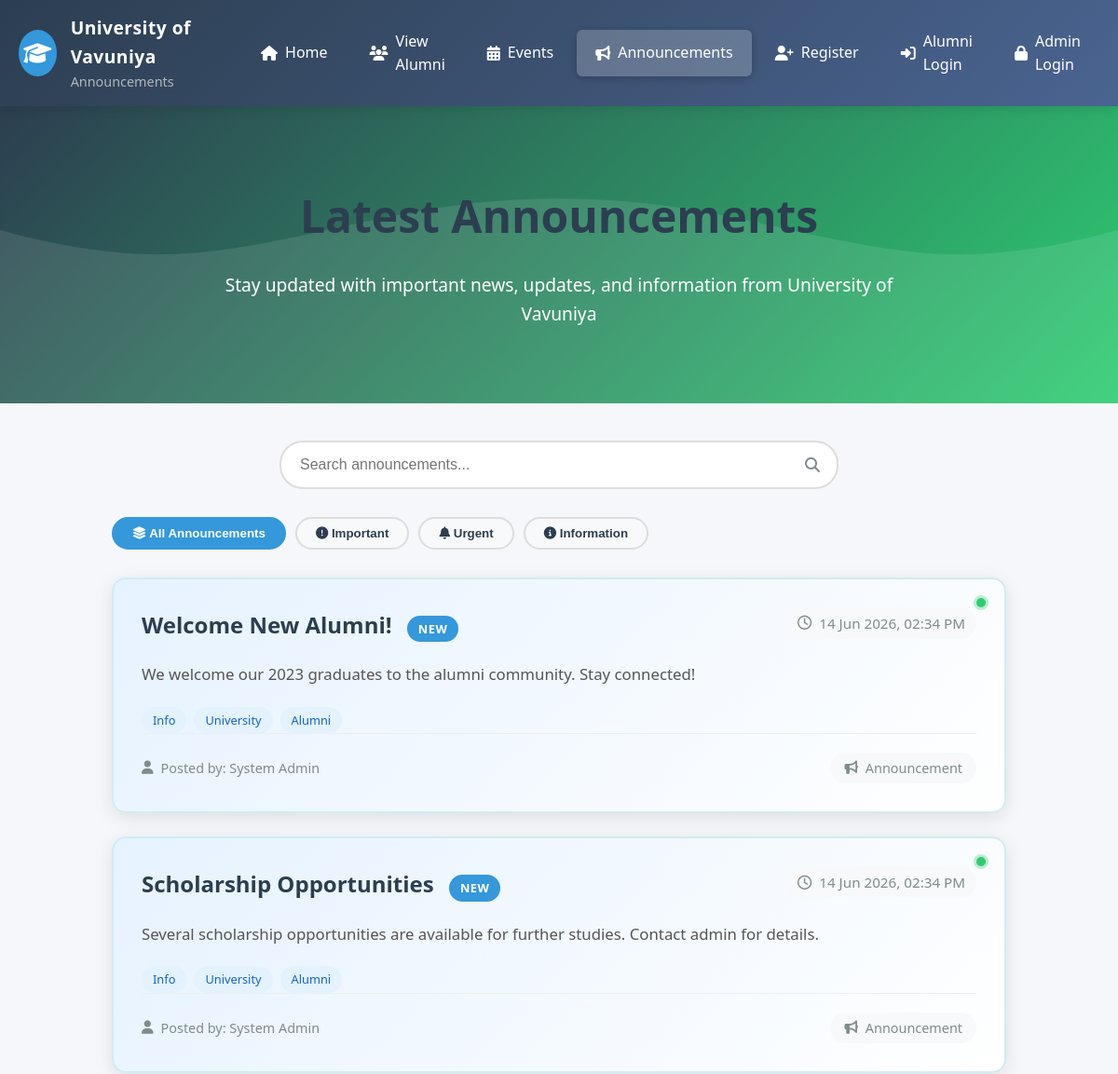
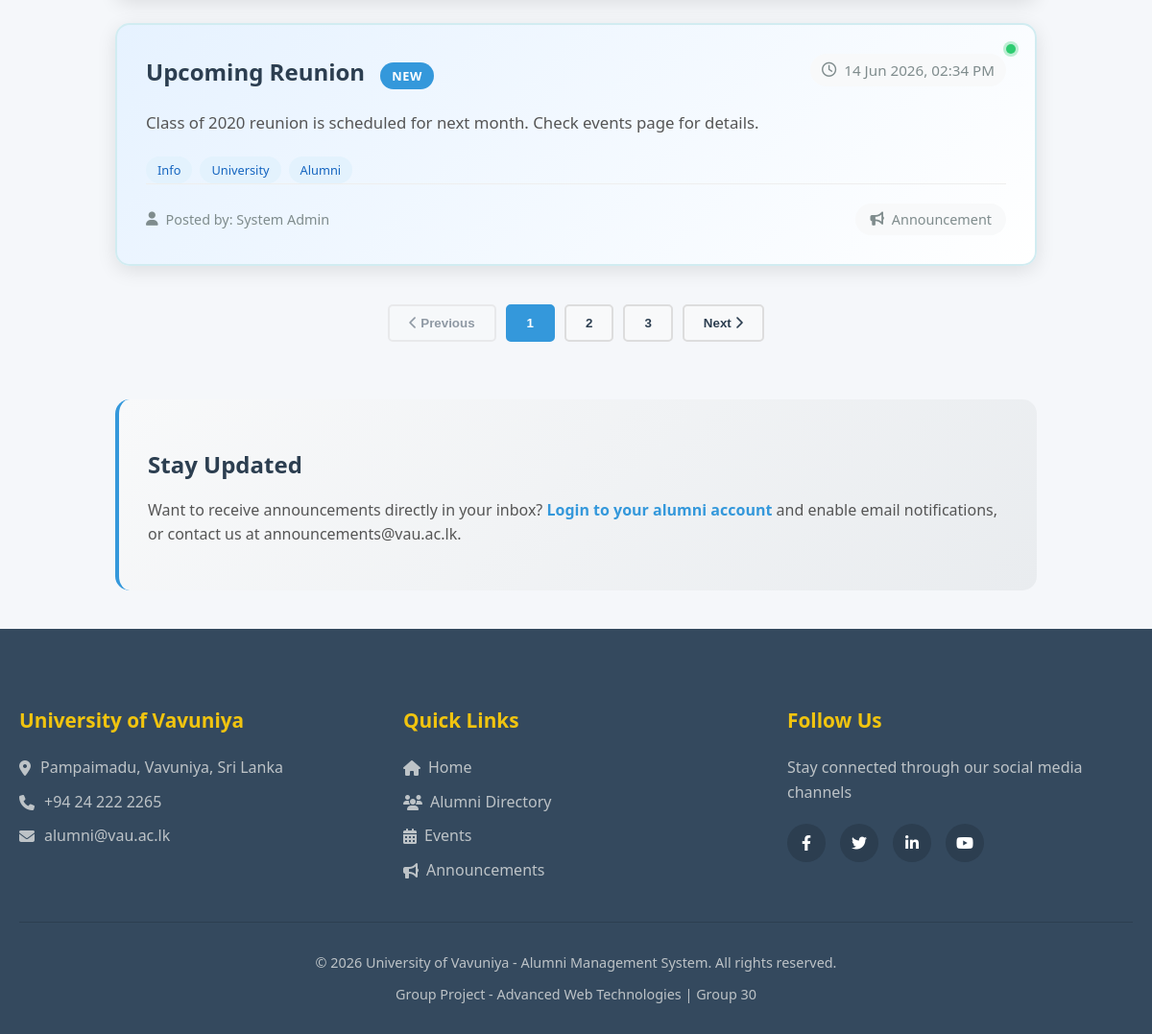
/public/announcements.php, run on the app's committed database (2 pictures, top to bottom).
### tables this page shows
CREATE TABLE announcements (
    id INT PRIMARY KEY AUTO_INCREMENT,
    title VARCHAR(200) NOT NULL,
    content TEXT,
    posted_by INT,
    posted_at TIMESTAMP DEFAULT CURRENT_TIMESTAMP
);

CREATE TABLE users (
    id INT PRIMARY KEY AUTO_INCREMENT,
    reg_no VARCHAR(20) UNIQUE,
    name VARCHAR(100) NOT NULL,
    email VARCHAR(100) UNIQUE NOT NULL,
    password VARCHAR(255) NOT NULL,
    graduation_year INT,
    faculty ENUM('Technological Studies', 'Applied Science', 'Business Studies'),
    current_job VARCHAR(100),
    company VARCHAR(100),
    phone VARCHAR(15),
    role ENUM('public', 'alumni', 'admin') DEFAULT 'public',
    status ENUM('pending', 'approved', 'rejected') DEFAULT 'pending',
    created_at TIMESTAMP DEFAULT CURRENT_TIMESTAMP
);

### public/announcements.php (the view, shortened to what this page needs)
<?php include '../config/db.php'; ?>
<!DOCTYPE html>
<html lang="en">
<head>
    <link rel="stylesheet" href="../css/style.css">
    <link rel="stylesheet" href="../css/announcements.css">
    <link rel="stylesheet" href="https://cdnjs.cloudflare.com/ajax/libs/font-awesome/6.4.0/css/all.min.css">
</head>
<body>
    <nav class="navbar">
        <div class="nav-container">
            <div class="nav-brand">
                <div class="logo-placeholder">
                    <i class="fas fa-graduation-cap"></i>
                </div>
                <div class="nav-title">
                    <span class="university-name">University of Vavuniya</span>
                    <span class="system-name">Announcements</span>
                </div>
            </div>
            <div class="nav-links">
                <a href="../index.php"><i class="fas fa-home"></i> Home</a>
                <a href="view_alumni.php"><i class="fas fa-users"></i> View Alumni</a>
                <a href="events.php"><i class="fas fa-calendar-alt"></i> Events</a>
                <a href="announcements.php" class="active"><i class="fas fa-bullhorn"></i> Announcements</a>
                <a href="register.php"><i class="fas fa-user-plus"></i> Register</a>
                <a href="../alumni/login.php"><i class="fas fa-sign-in-alt"></i> Alumni Login</a>
                <a href="../admin/login.php"><i class="fas fa-lock"></i> Admin Login</a>
            </div>
        </div>
    </nav>
    <header class="announcements-header">
        <div class="hero-content">
            <h1>Latest Announcements</h1>
            <p class="hero-text">Stay updated with important news, updates, and information from University of Vavuniya</p>
        </div>
    </header>
    <div class="announcements-container">
        <div class="announcements-search">
            <div class="search-container">
                <input type="text" placeholder="Search announcements...">
                <i class="fas fa-search"></i>
            </div>
        </div>
        <div class="announcement-categories">
            <button class="category-btn active" data-category="all">
                <i class="fas fa-layer-group"></i> All Announcements
            </button>
            <button class="category-btn" data-category="important">
                <i class="fas fa-exclamation-circle"></i> Important
            </button>
            <button class="category-btn" data-category="urgent">
                <i class="fas fa-bell"></i> Urgent
            </button>
            <button class="category-btn" data-category="info">
                <i class="fas fa-info-circle"></i> Information
            </button>
        </div>
        <?php
        $sql = "SELECT a.*, u.name as posted_by_name
                FROM announcements a
                LEFT JOIN users u ON a.posted_by = u.id
                ORDER BY a.posted_at DESC";
        $result = $conn->query($sql);
        if ($result && $result->num_rows > 0):
            while($row = $result->fetch_assoc()):
                $post_date = strtotime($row['posted_at']);
                $current_date = time();
                $days_diff = floor(($current_date - $post_date) / (60 * 60 * 24));
                $is_recent = $days_diff <= 7;
                $announcement_type = 'info';
                $preview_content = strlen($row['content']) > 200 ?
                    substr($row['content'], 0, 200) . '...' :
                    $row['content'];
                ?>
                <div class="announcement-card <?php echo $announcement_type; ?>-announcement"
                     data-category="<?php echo $announcement_type; ?>">
                    <span class="announcement-status <?php echo $is_recent ? 'new' : 'old'; ?>"></span>
                    <div class="announcement-header">
                        <h3 class="announcement-title">
                            <?php echo htmlspecialchars($row['title']); ?>
                            <?php if($is_recent): ?>
                                <span class="announcement-badge">NEW</span>
                            <?php endif; ?>
                        </h3>
                        <span class="announcement-date">
                            <i class="far fa-clock"></i>
                            <?php echo date('d M Y, h:i A', strtotime($row['posted_at'])); ?>
                        </span>
                    </div>
                    <div class="announcement-content">
                        <?php echo nl2br(htmlspecialchars($preview_content)); ?>
                    </div>
                    <div class="announcement-tags">
                        <span class="announcement-tag"><?php echo ucfirst($announcement_type); ?></span>
                        <span class="announcement-tag">University</span>
                        <span class="announcement-tag">Alumni</span>
                    </div>
                    <div class="announcement-meta">
                        <div class="announcement-author">
                            <i class="fas fa-user"></i>
                            <span>Posted by: <?php echo htmlspecialchars($row['posted_by_name'] ?: 'University Admin'); ?></span>
                        </div>
                        <div class="announcement-type">
                            <i class="fas fa-bullhorn"></i>
                            <span>Announcement</span>
                        </div>
                    </div>
                </div>
            <?php endwhile; ?>
            <div class="announcements-pagination">
                <button class="pagination-btn" disabled>
                    <i class="fas fa-chevron-left"></i> Previous
                </button>
                <button class="pagination-btn active">1</button>
                <button class="pagination-btn">2</button>
                <button class="pagination-btn">3</button>
                <button class="pagination-btn">
                    Next <i class="fas fa-chevron-right"></i>
                </button>
            </div>
        <?php endif; ?>
        <div class="announcement-subscription">
            <h3>Stay Updated</h3>
            <p>Want to receive announcements directly in your inbox? <a href="../alumni/login.php">Login to your alumni account</a> and enable email notifications, or contact us at announcements@vau.ac.lk.</p>
        </div>
    </div>
    <footer class="main-footer">
        <div class="footer-content">
            <div class="footer-column">
                <h3>University of Vavuniya</h3>
                <p><i class="fas fa-map-marker-alt"></i> Pampaimadu, Vavuniya, Sri Lanka</p>
                <p><i class="fas fa-phone"></i> +94 24 222 2265</p>
                <p><i class="fas fa-envelope"></i> alumni@vau.ac.lk</p>
            </div>
            <div class="footer-column">
                <h3>Quick Links</h3>
                <ul class="footer-links">
                    <li><a href="../index.php"><i class="fas fa-home"></i> Home</a></li>
                    <li><a href="view_alumni.php"><i class="fas fa-users"></i> Alumni Directory</a></li>
                    <li><a href="events.php"><i class="fas fa-calendar-alt"></i> Events</a></li>
                    <li><a href="announcements.php"><i class="fas fa-bullhorn"></i> Announcements</a></li>
                </ul>
            </div>
            <div class="footer-column">
                <h3>Follow Us</h3>
                <p>Stay connected through our social media channels</p>
                <div class="social-icons">
                    <a href="#" class="social-icon" aria-label="Facebook"><i class="fab fa-facebook-f"></i></a>
                    <a href="#" class="social-icon" aria-label="Twitter"><i class="fab fa-twitter"></i></a>
                    <a href="#" class="social-icon" aria-label="LinkedIn"><i class="fab fa-linkedin-in"></i></a>
                    <a href="#" class="social-icon" aria-label="YouTube"><i class="fab fa-youtube"></i></a>
                </div>
            </div>
        </div>
        <div class="footer-bottom">
            <p>&copy; <?php echo date('Y'); ?> University of Vavuniya - Alumni Management System. All rights reserved.</p>
            <p>Group Project - Advanced Web Technologies | Group 30</p>
        </div>
    </footer>
</body>
</html>

### css/style.css (style rules this page uses)
* { margin: 0; padding: 0; box-sizing: border-box; }
body { font-family: 'Segoe UI', Tahoma, Geneva, Verdana, sans-serif; line-height: 1.6; color: #333; background-color: #f5f7fa; }
.navbar { background: #2c3e50; color: white; padding: 0 20px; box-shadow: 0 2px 10px rgba(0,0,0,0.1); position: sticky; top: 0; z-index: 1000; }
.nav-container { max-width: 1200px; margin: 0 auto; display: flex; justify-content: space-between; align-items: center; padding: 15px 0; }
.nav-brand { display: flex; align-items: center; gap: 15px; }
.logo-placeholder { width: 50px; height: 50px; background: #3498db; border-radius: 50%; display: flex; align-items: center; justify-content: center; font-size: 1.5rem; }
.nav-title { display: flex; flex-direction: column; }
.university-name { font-size: 1.1rem; font-weight: bold; }
.system-name { font-size: 0.9rem; color: #bdc3c7; }
.nav-links { display: flex; gap: 20px; align-items: center; }
.nav-links a { color: white; text-decoration: none; padding: 8px 15px; border-radius: 5px; transition: all 0.3s; display: flex; align-items: center; gap: 8px; }
.nav-links a:hover, .nav-links a.active { background: #3498db; color: white; }
.main-footer { background: #34495e; color: white; padding: 60px 20px 20px; }
.footer-content { display: grid; grid-template-columns: repeat(auto-fit, minmax(250px, 1fr)); gap: 40px; max-width: 1200px; margin: 0 auto; }
.footer-column h3 { color: #f1c40f; margin-bottom: 20px; font-size: 1.3rem; }
.footer-column p { color: #bdc3c7; margin-bottom: 10px; display: flex; align-items: center; gap: 10px; }
.footer-links { list-style: none; padding: 0; }
.footer-links li { margin-bottom: 10px; }
.footer-links a { color: #bdc3c7; text-decoration: none; transition: color 0.3s; display: flex; align-items: center; gap: 8px; }
.social-icons { display: flex; gap: 15px; margin-top: 20px; }
.social-icon { width: 40px; height: 40px; background: #2c3e50; border-radius: 50%; display: flex; align-items: center; justify-content: center; color: white; text-decoration: none; transition: all 0.3s; }
.footer-bottom { text-align: center; padding-top: 30px; margin-top: 30px; border-top: 1px solid #2c3e50; color: #bdc3c7; font-size: 0.9rem; }
.footer-bottom p { margin-bottom: 10px; }
body { font-family: -apple-system, BlinkMacSystemFont, 'Segoe UI', Roboto, Oxygen, Ubuntu, sans-serif; line-height: 1.6; color: #333; }
body { font-family: 'Segoe UI', Tahoma, Geneva, Verdana, sans-serif; line-height: 1.6; color: #333; background-color: #f5f7fa; min-height: 100vh; }
.navbar { background: linear-gradient(135deg, #2c3e50 0%, #4a6491 100%); color: white; padding: 0; box-shadow: 0 4px 12px rgba(0, 0, 0, 0.1); position: sticky; top: 0; z-index: 1000; }
.nav-container { max-width: 1200px; margin: 0 auto; padding: 0 20px; display: flex; justify-content: space-between; align-items: center; position: relative; }
.nav-brand { display: flex; align-items: center; gap: 15px; padding: 15px 0; }
.university-name { font-size: 1.2rem; font-weight: 600; letter-spacing: 0.5px; }
.system-name { font-size: 0.9rem; opacity: 0.9; font-weight: 400; }
.nav-links { display: flex; gap: 5px; align-items: center; }
.nav-links a { color: white; text-decoration: none; padding: 12px 20px; border-radius: 6px; transition: all 0.3s ease; display: flex; align-items: center; gap: 8px; font-weight: 500; }
.nav-links a.active { background: rgba(255, 255, 255, 0.2); box-shadow: 0 2px 8px rgba(0, 0, 0, 0.2); }
h1, h2, h3, h4 { color: #2c3e50; margin-bottom: 1rem; }
h1 { font-size: 2.2rem; font-weight: 700; }
h3 { font-size: 1.5rem; font-weight: 600; margin: 1.2rem 0; }

### data on the page
announcements: title "Welcome New Alumni!", shows "NEW", posted_at "14 Jun 2026, 02:34 PM", content "We welcome our 2023 graduates to the alumni community. Stay connected!", announcement_type "Info", users.name "System Admin"
announcements: title "Scholarship Opportunities", shows "NEW", posted_at "14 Jun 2026, 02:34 PM", content "Several scholarship opportunities are available for further studies. Contact admin for details.", announcement_type "Info", users.name "System Admin"
announcements: title "Upcoming Reunion", shows "NEW", posted_at "14 Jun 2026, 02:34 PM", content "Class of 2020 reunion is scheduled for next month. Check events page for details.", announcement_type "Info", users.name "System Admin"
